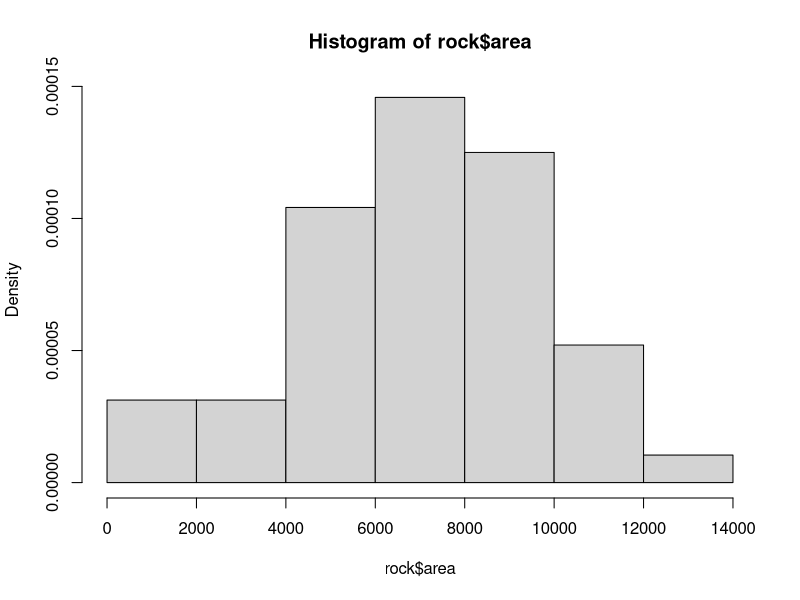
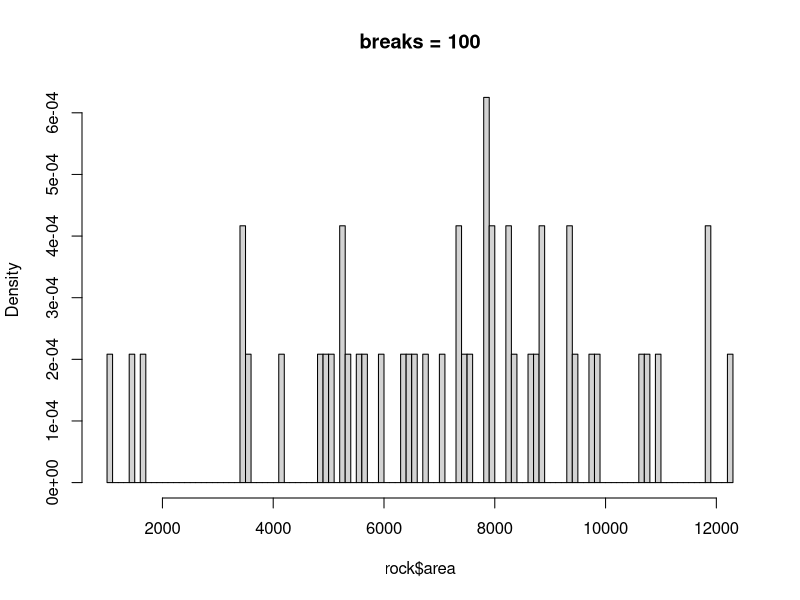
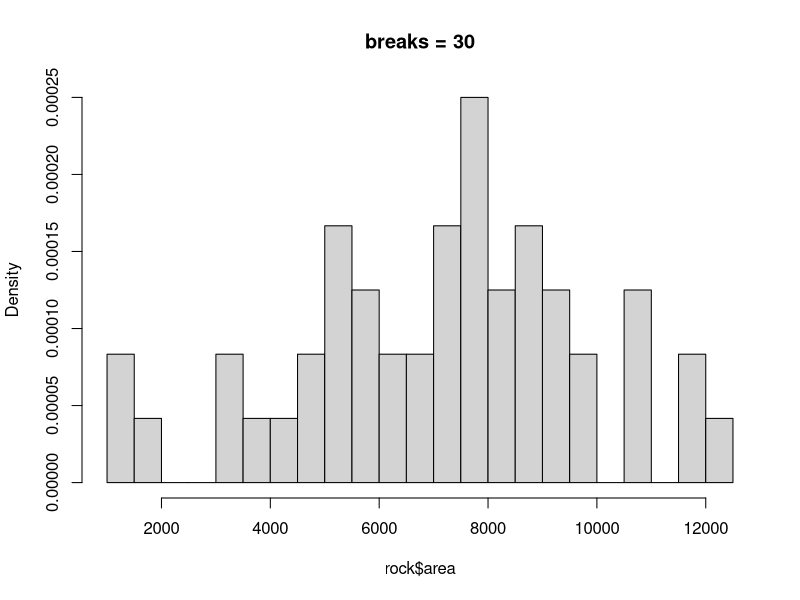
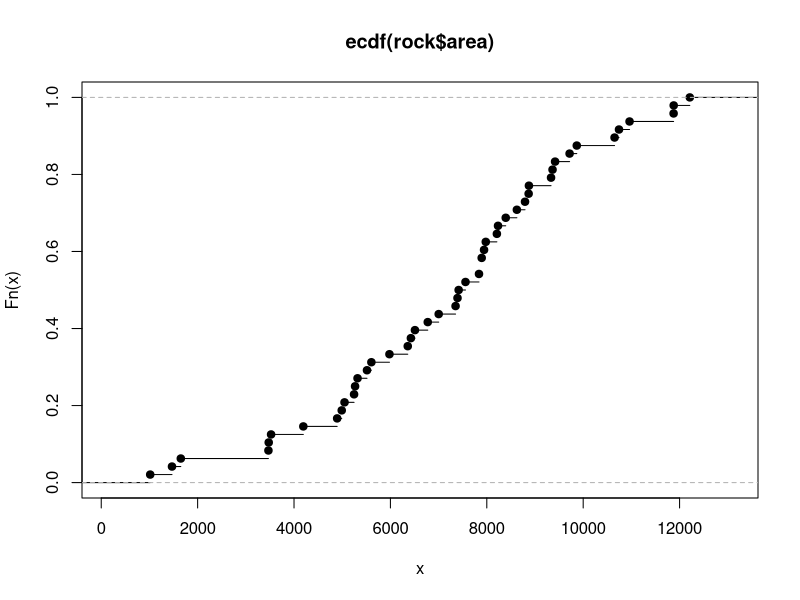
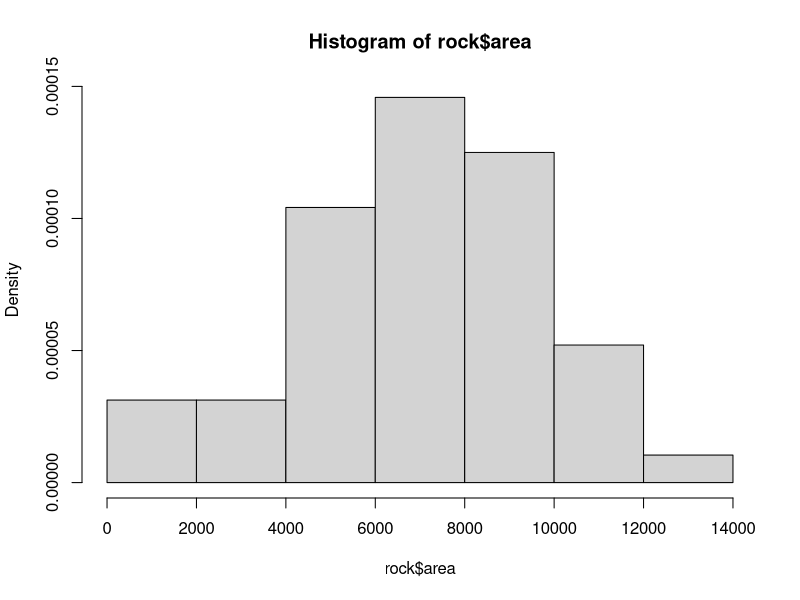
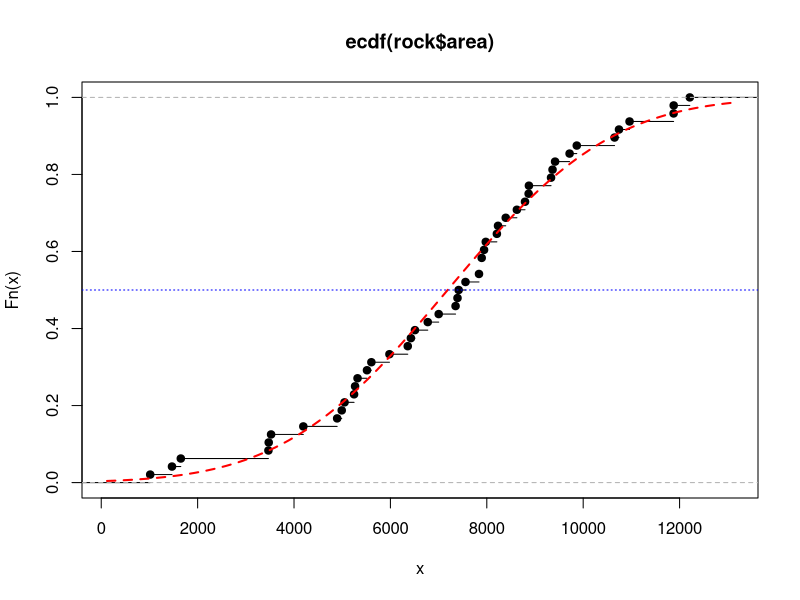

Reproduce these figures in R, in order.

# 04-04-2023

# Funcao de Distribuicao Empirica ----------------------------------------------

# Seja X1,X2,...,XN uma amostra i.i.d. com funcao de distribuicao acumulada F(x).
# Entao a funcao de distribuicao empirica eh definida como

# Fn_chapeu(x) = (1/n)*sum1{xi<=x}, em que

# 1a: indicadora do evento A

# 1{xi<=x} = 1 (se x1<=x) ou 0 (cc)

# Fn_chapeu: R -----> [0,1] (dominio/contradominio)

# Exemplo ----------------------------------------------------------------------

# X1 = 3, X2 = 2, X3 = 5, X4 = 2

# F4(4) = 3/4 (faca as contas!)
# compare os valores o obtidos pela distribuicao real e pela verdadeira.

# 1) Fn_chapeu(x) eh estimador nao viciado  do verdadeiro valor Fx(x)

# 2) A variancia de Fn_chapeu(x) tende a zero quando o tamanho amostral cresce
# (n ---> inf)

# var[Fn_chapeu(x)] = (1/n) Fx(x) [1 - Fx(x)]

#-------------------------------------------------------------------------------

# Conjunto de Dados 'rock'

summary(rock) # panorama da 'cara' do conjunto de dados
?rock

#par(mfrow = c(2,2)) # plotar histogramas
hist(rock$area, freq = F)
hist(rock$area, freq = F, breaks = 100, main = 'breaks = 100') # testa com breaks maiores
hist(rock$area, freq = F, breaks = 30, main = 'breaks = 30')

ecdf(rock$area) # empirical cumulative distribution function
?ecdf

Fn<-ecdf(rock$area)
str(Fn)
plot(Fn)
summary(Fn)

summary(rock$area)
Fn(8000)

fda_empirica<-Fn(c(4000, 6000, 8000))

Fn(c(4000, 6000, 8000)) # eh vetorizada?

# sim, pois a funcao acima teve retorno.

# Como ajustar uma curva normal ao conjunto de dados? --------------------------

?pnorm

# Inserimos a media e o desvio padrao do conjunto de dados em pnorm.

dados<-c(4000, 6000, 8000)

fda_normal<-pnorm(dados, mean = mean(rock$area), sd = sd(rock$area))

# Supomos que os dados seguem uma distribuicao normal e obtemos a fdp para esses 
# dados com a funcao de distribuicao acumulada da normal.

# O proximo passo eh estabelecer um comparativo entre os valores obtidos com a
# funcao empirica e a pnorm.

fda_empirica # ajustada a 'dados'
fda_normal # ajustada a 'dados'

fda_empirica - fda_normal

hist(rock$area, freq = F)
media = mean(rock$area)
dp = sd(rock$area)

plot(Fn)
curve(pnorm(x, mean = media, sd = dp), add = T, lty = 2, 
            col = 'red', lwd = 2)
abline(h = 0.5, lty = 3, col = 'blue')

Xis<-rock$area
eqm<-sum((Fn(Xis)-pnorm(Xis,mean = media, sd = dp))**2)
eqm 
eqm/48
log(eqm/48)  # erro quadratico medio

# Funcao que calcula a distancia media quadratica em qualquer vetor de pontos --

min(rock$area)
max(rock$area)

calcula_eqm <- function(vet){ # vetor de tam n 

    
    n <- length(vet)
    quadrado<-sum((Fn(vet)-pnorm(vet,mean = media , sd = dp))**2) 
    
    return(log(quadrado/n))


}

calcula_eqm(c(1,2,3,4,5))
calcula_eqm(rock$area) # erro quadratico medio

# ------------------------------------------------------------------------------

vet.tudo<-seq(1016,12212, length.out = 1000)

calcula_eqm(vet.tudo)

#  valores entre 40% e 60% -----------------------------------------------------

qnorm(0.6, mean = media, sd = dp) # ate esse valor estao 60% dos dados

qnorm(0.4, mean = media, sd = dp ) # ate esse valor estao 40% dos dados

qnorm(0.6, mean = media, sd = dp) - qnorm(0.4, mean = media, sd = dp )

vet.centro<-seq(6507,7867, length.out = 100)
calcula_eqm(vet.centro)

